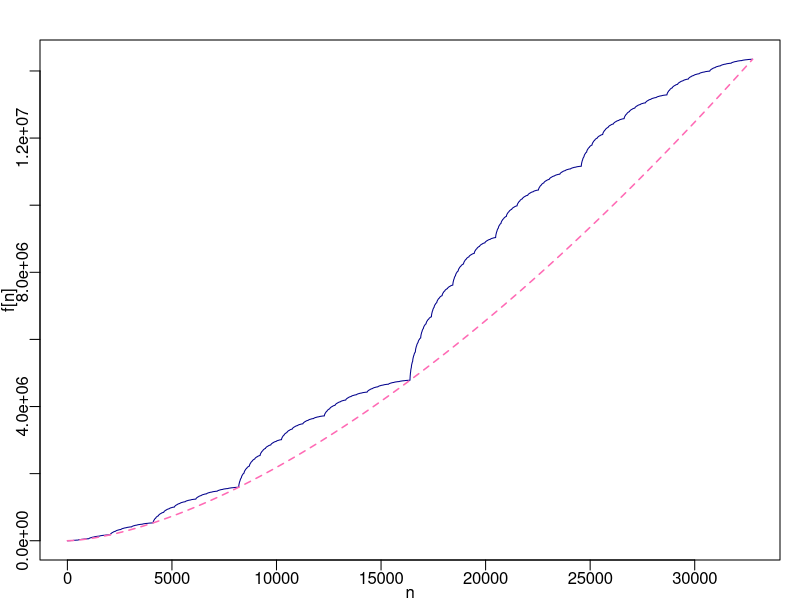

Here is the R script that generated this plot:
n=2^15
f=rep(NA,n)
f[1]=1
f[2]=3
for(j in 3:n){
  if(floor(j/2)==j/2){ f[j] = 3*f[j/2]
  } else{
    f[j]=1*f[(j-1)/2]+2*f[(j+1)/2]
  }
}

par(mar=c(2,2,2,1), mgp=c(1.1,.4,0))
plot(f, type="l", col="darkblue", xlab="n", ylab="f[n]")
curve(3^(log2(x)),from = 2, to= 2^15, add=T, lwd=1.5, lty=2, col="hotpink")
